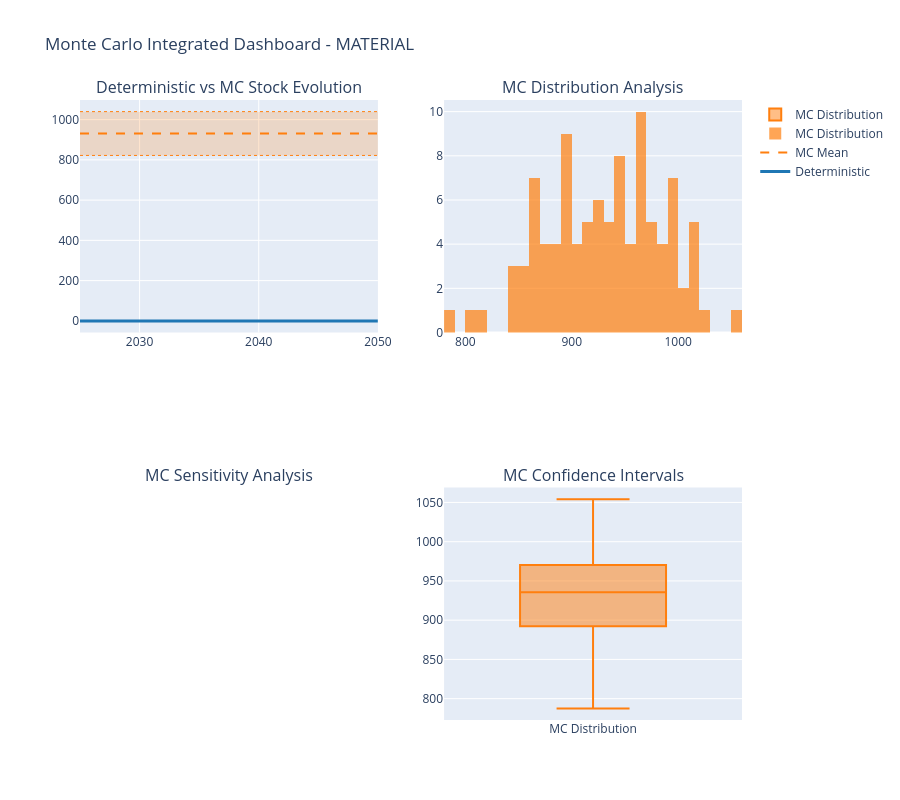

This figure's notebook cell:
### Markdown cell above
### 3.4.2 Monte Carlo Uncertainty Analysis

### Code cell
print("\n🎲 Creating integrated Monte Carlo dashboard...")
try:
    # Create sample MC results for demonstration (replace with actual MC data)
    if has_mc:
        # Generate sample MC results for demonstration
        n_iterations = 100
        mc_results = pd.DataFrame({
            'iteration': range(n_iterations),
            'Total_Stock_material': np.random.normal(924.6, 50, n_iterations),
            'Total_Stock_WC': np.random.normal(0, 5, n_iterations),
            'Total_Stock_DM': np.random.normal(0, 5, n_iterations),
            'Total_Stock_CC': np.random.normal(0, 2, n_iterations),
            'parameter_1': np.random.uniform(0.8, 1.2, n_iterations),
            'parameter_2': np.random.uniform(0.9, 1.1, n_iterations)
        })
        
        # Use the new integrated MC dashboard
        plotting.plot_monte_carlo_integrated_dashboard(
            mfa_system_with_results, mc_results, dsm_params, fomp_params
        )
        print("✅ Integrated Monte Carlo dashboard created")
        print("   📊 4-Panel Layout: Deterministic vs MC, Distribution, Sensitivity, Confidence")
        print("   🎯 Features: Real-time updates, confidence intervals, error bands")
        print("   📈 Analysis: Parameter sensitivity, correlation matrices")
    else:
        print("ℹ️ Monte Carlo analysis not available (no uncertainty parameters)")
        print("   To enable MC analysis, add uncertainty parameters to your input file.")
except Exception as e:
    print(f"⚠️ Could not create Monte Carlo dashboard: {e}")
    import traceback
    traceback.print_exc()

### Figure 1 — Plotly figure (JSON) as saved in the notebook; plotly's stock layout.template omitted (floating-point values rounded to 4 significant figures)
{"data": [{"line": {"color": "#1f77b4", "width": 3}, "mode": "lines", "name": "Deterministic", "showlegend": true, "type": "scatter", "x": [2025, 2026, 2027, 2028, 2029, 2030, 2031, 2032, 2033, 2034, 2035, 2036, 2037, 2038, 2039, 2040, 2041, 2042, 2043, 2044, 2045, 2046, 2047, 2048, 2049, 2050], "xaxis": "x", "y": [0, -3.553e-15, 0, 0, 0, 0, -2.842e-14, -2.842e-14, -2.842e-14, -2.842e-14, -5.684e-14, -5.684e-14, 0, 0, 5.684e-14, 0, 0, 0, 0, 0, 0, 0, 0, 0, 0, 1.137e-13], "yaxis": "y"}, {"line": {"color": "#ff7f0e", "dash": "dash", "width": 2}, "mode": "lines", "name": "MC Mean", "showlegend": true, "type": "scatter", "x": [2025, 2026, 2027, 2028, 2029, 2030, 2031, 2032, 2033, 2034, 2035, 2036, 2037, 2038, 2039, 2040, 2041, 2042, 2043, 2044, 2045, 2046, 2047, 2048, 2049, 2050], "xaxis": "x", "y": [930.8, 930.8, 930.8, 930.8, 930.8, 930.8, 930.8, 930.8, 930.8, 930.8, 930.8, 930.8, 930.8, 930.8, 930.8, 930.8, 930.8, 930.8, 930.8, 930.8, 930.8, 930.8, 930.8, 930.8, 930.8, 930.8], "yaxis": "y"}, {"line": {"color": "#ff7f0e", "dash": "dot", "width": 1}, "mode": "lines", "name": "MC +2σ", "showlegend": false, "type": "scatter", "x": [2025, 2026, 2027, 2028, 2029, 2030, 2031, 2032, 2033, 2034, 2035, 2036, 2037, 2038, 2039, 2040, 2041, 2042, 2043, 2044, 2045, 2046, 2047, 2048, 2049, 2050], "xaxis": "x", "y": [1040.0, 1040.0, 1040.0, 1040.0, 1040.0, 1040.0, 1040.0, 1040.0, 1040.0, 1040.0, 1040.0, 1040.0, 1040.0, 1040.0, 1040.0, 1040.0, 1040.0, 1040.0, 1040.0, 1040.0, 1040.0, 1040.0, 1040.0, 1040.0, 1040.0, 1040.0], "yaxis": "y"}, {"fill": "tonexty", "fillcolor": "rgba(255,127,14,0.2)", "line": {"color": "#ff7f0e", "dash": "dot", "width": 1}, "mode": "lines", "name": "MC -2σ", "showlegend": false, "type": "scatter", "x": [2025, 2026, 2027, 2028, 2029, 2030, 2031, 2032, 2033, 2034, 2035, 2036, 2037, 2038, 2039, 2040, 2041, 2042, 2043, 2044, 2045, 2046, 2047, 2048, 2049, 2050], "xaxis": "x", "y": [822.0, 822.0, 822.0, 822.0, 822.0, 822.0, 822.0, 822.0, 822.0, 822.0, 822.0, 822.0, 822.0, 822.0, 822.0, 822.0, 822.0, 822.0, 822.0, 822.0, 822.0, 822.0, 822.0, 822.0, 822.0, 822.0], "yaxis": "y"}, {"marker": {"color": "#ff7f0e"}, "name": "MC Distribution", "nbinsx": 30, "opacity": 0.7, "type": "histogram", "x": [968.3, 897.4, 878.5, 1011.0, 888.7, 889.8, 944.9, 1009.0, 893.5, 841.1, 893.6, 891.3, 974.4, 893.6, 985.5, 943.2, 938.9, 886.9, 975.3, 983.5, 910.0, 987.1, 860.4, 876.3, 866.8, 992.8, 969.7, 844.5, 864.2, 993.3, 913.0, 844.8, 959.9, 804.2, 852.0, 953.4, 861.2, 897.2, 998.6, 873.8, 894.9, 934.7, 928.1, 924.2, 929.4, 997.3, 930.8, 819.7, 1014.0, 975.8, 928.9, 1018.0, 906.6, 787.6, 903.5, 858.7, 1054.0, 971.0, 1024.0, 965.1, 895.9, 960.8, 898.3, 908.4, 991.3, 1013.0, 919.2, 923.7, 945.2, 994.7, 965.1, 948.4, 986.9, 951.4, 851.6, 860.7, 964.4, 879.7, 960.2, 948.1, 942.5, 961.9, 883.1, 965.1, 1008.0, 957.8, 916.0, 946.3, 976.9, 860.3, 936.2, 926.3, 916.4, 992.8, 917.3, 943.9, 865.1, 1016.0, 968.1, 936.4], "xaxis": "x2", "yaxis": "y2"}, {"boxpoints": "outliers", "marker": {"color": "#ff7f0e"}, "name": "MC Distribution", "type": "box", "xaxis": "x4", "y": [968.3, 897.4, 878.5, 1011.0, 888.7, 889.8, 944.9, 1009.0, 893.5, 841.1, 893.6, 891.3, 974.4, 893.6, 985.5, 943.2, 938.9, 886.9, 975.3, 983.5, 910.0, 987.1, 860.4, 876.3, 866.8, 992.8, 969.7, 844.5, 864.2, 993.3, 913.0, 844.8, 959.9, 804.2, 852.0, 953.4, 861.2, 897.2, 998.6, 873.8, 894.9, 934.7, 928.1, 924.2, 929.4, 997.3, 930.8, 819.7, 1014.0, 975.8, 928.9, 1018.0, 906.6, 787.6, 903.5, 858.7, 1054.0, 971.0, 1024.0, 965.1, 895.9, 960.8, 898.3, 908.4, 991.3, 1013.0, 919.2, 923.7, 945.2, 994.7, 965.1, 948.4, 986.9, 951.4, 851.6, 860.7, 964.4, 879.7, 960.2, 948.1, 942.5, 961.9, 883.1, 965.1, 1008.0, 957.8, 916.0, 946.3, 976.9, 860.3, 936.2, 926.3, 916.4, 992.8, 917.3, 943.9, 865.1, 1016.0, 968.1, 936.4], "yaxis": "y4"}], "layout": {"annotations": [{"font": {"size": 16}, "showarrow": false, "text": "Deterministic vs MC Stock Evolution", "x": 0.225, "xanchor": "center", "xref": "paper", "y": 1, "yanchor": "bottom", "yref": "paper"}, {"font": {"size": 16}, "showarrow": false, "text": "MC Distribution Analysis", "x": 0.775, "xanchor": "center", "xref": "paper", "y": 1, "yanchor": "bottom", "yref": "paper"}, {"font": {"size": 16}, "showarrow": false, "text": "MC Sensitivity Analysis", "x": 0.225, "xanchor": "center", "xref": "paper", "y": 0.375, "yanchor": "bottom", "yref": "paper"}, {"font": {"size": 16}, "showarrow": false, "text": "MC Confidence Intervals", "x": 0.775, "xanchor": "center", "xref": "paper", "y": 0.375, "yanchor": "bottom", "yref": "paper"}], "height": 800, "showlegend": true, "title": {"text": "Monte Carlo Integrated Dashboard - MATERIAL"}, "xaxis": {"anchor": "y", "domain": [0, 0.45]}, "xaxis2": {"anchor": "y2", "domain": [0.55, 1]}, "xaxis3": {"anchor": "y3", "domain": [0, 0.45]}, "xaxis4": {"anchor": "y4", "domain": [0.55, 1]}, "yaxis": {"anchor": "x", "domain": [0.625, 1]}, "yaxis2": {"anchor": "x2", "domain": [0.625, 1]}, "yaxis3": {"anchor": "x3", "domain": [0, 0.375]}, "yaxis4": {"anchor": "x4", "domain": [0, 0.375]}}}
